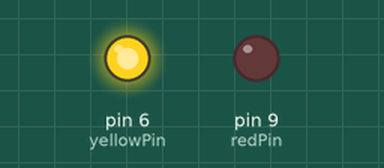
Simulated run of this sketch. Board: Arduino Uno, built with avr-gcc and run on an emulated ATmega328P. On the bench: output pins drawn as LEDs (lit = HIGH).

Above: at 0.2 s.
At 5.2 s:
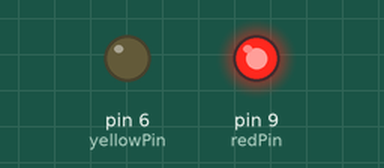
At 9.7 s:
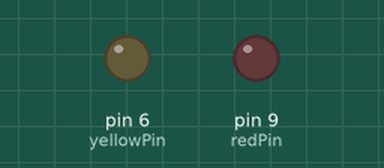
Timing chart, 0 to 10.4 s (numbered marks = the images above):
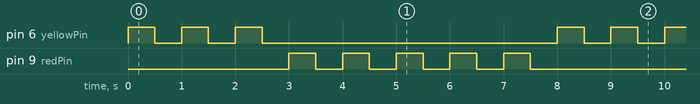

Measured:
- by itself, pin 6 (yellowPin): repeats every 8.0 s: 2 × (LOW 0.50 s, HIGH 0.50 s), LOW 5.5 s, HIGH 0.50 s
- by itself, pin 9 (redPin): repeats every 8.0 s: 4 × (LOW 0.50 s, HIGH 0.50 s), LOW 3.5 s, HIGH 0.50 s
- by itself, everything shown: repeats every 8.0 s, in 16 steps

The sketch:

Tutorial_7__ForLoops.ino
```cpp
int redPin=9;
int yellowPin=6;
int yellowTime=500;
int redTime=500;
int yellowBlink=3;
int redBlink=5;
int j;
void setup()
{
  Serial.begin(9600);
  pinMode(redPin, OUTPUT);
  pinMode(yellowPin, OUTPUT);

}

void loop()
{
  for(j=1; yellowBlink >= j ; j=j+1)
  {
 digitalWrite(yellowPin, HIGH);
 delay(yellowTime);
 digitalWrite(yellowPin, LOW);
 delay(yellowTime);
  }


 for (j=1; redBlink >= j ; j=j+1)
 {
  digitalWrite(redPin, HIGH);
 delay(redTime);
 digitalWrite(redPin, LOW);
 delay(redTime);
 }


}
```
